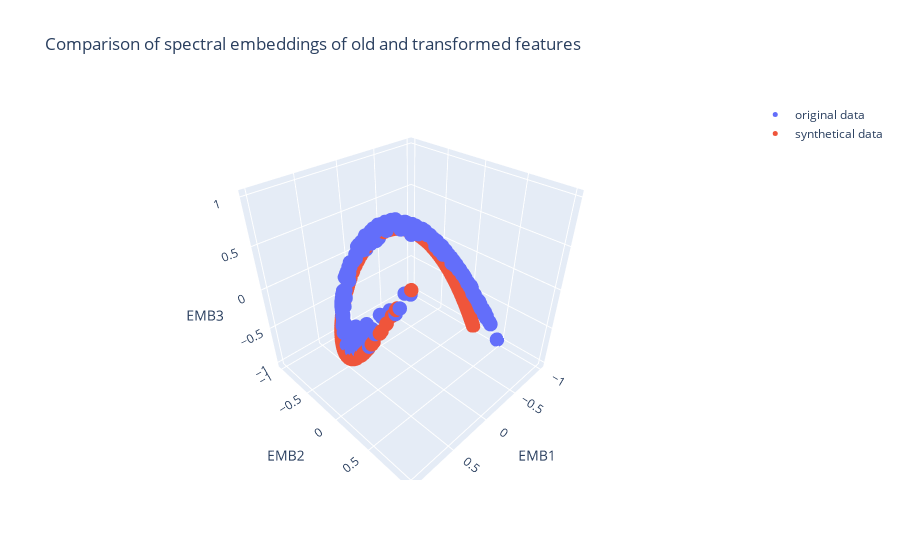

Source (notebook cell):
### Code cell
from genrie.utils.visualization.plots import plot_spectral_embeddings_comparison
plot_spectral_embeddings_comparison(data.features, ortho_samples, data.spd_space, data.shrinkage)

### Figure 1 — Plotly figure (JSON) as saved in the notebook; plotly's stock layout.template omitted (floating-point values rounded to 4 significant figures; data arrays with more than 128 entries replaced by an {"elided": "..."} marker saying what was removed)
{"data": [{"marker": {"size": 5}, "mode": "markers", "name": "original data", "x": {"elided": "355 float values"}, "y": {"elided": "355 float values"}, "z": {"elided": "355 float values"}, "type": "scatter3d"}, {"marker": {"size": 5}, "mode": "markers", "name": "synthetical data", "x": {"elided": "355 float values"}, "y": {"elided": "355 float values"}, "z": {"elided": "355 float values"}, "type": "scatter3d"}], "layout": {"scene": {"xaxis": {"title": {"text": "EMB1"}}, "yaxis": {"title": {"text": "EMB2"}}, "zaxis": {"title": {"text": "EMB3"}}}, "title": {"text": "Comparison of spectral embeddings of old and transformed features"}}}
